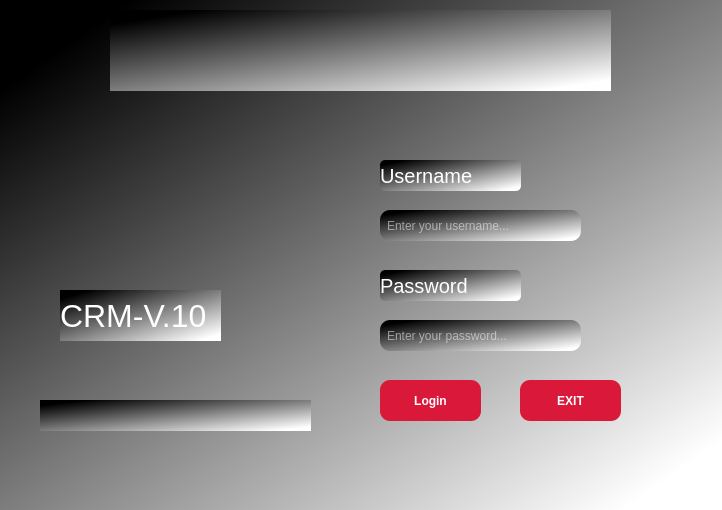
<?xml version="1.0" encoding="UTF-8"?>
<ui version="4.0">
 <class>MainWindow</class>
 <widget class="QMainWindow" name="MainWindow">
  <property name="geometry">
   <rect>
    <x>0</x>
    <y>0</y>
    <width>722</width>
    <height>510</height>
   </rect>
  </property>
  <property name="windowTitle">
   <string>MainWindow</string>
  </property>
  <property name="styleSheet">
   <string notr="true">background-color: qlineargradient(spread:pad, x1:0.089, y1:0.088, x2:0.93, y2:0.933712, stop:0 rgba(0, 0, 0, 255), stop:1 rgba(255, 255, 255, 255));</string>
  </property>
  <widget class="QWidget" name="centralwidget">
   <widget class="QLabel" name="image_label">
    <property name="geometry">
     <rect>
      <x>110</x>
      <y>10</y>
      <width>501</width>
      <height>81</height>
     </rect>
    </property>
    <property name="text">
     <string/>
    </property>
    <property name="pixmap">
     <pixmap>../image/indir.png</pixmap>
    </property>
    <property name="scaledContents">
     <bool>true</bool>
    </property>
   </widget>
   <widget class="QLabel" name="username_label">
    <property name="geometry">
     <rect>
      <x>380</x>
      <y>160</y>
      <width>141</width>
      <height>31</height>
     </rect>
    </property>
    <property name="styleSheet">
     <string notr="true">color:white;
font-size:20px;
border-radius:5px;</string>
    </property>
    <property name="text">
     <string>Username</string>
    </property>
   </widget>
   <widget class="QLineEdit" name="username_input">
    <property name="geometry">
     <rect>
      <x>380</x>
      <y>210</y>
      <width>201</width>
      <height>31</height>
     </rect>
    </property>
    <property name="styleSheet">
     <string notr="true">border-radius:10px;
padding:5px;
color:white</string>
    </property>
    <property name="placeholderText">
     <string>Enter your username...</string>
    </property>
   </widget>
   <widget class="QLabel" name="password_label">
    <property name="geometry">
     <rect>
      <x>380</x>
      <y>270</y>
      <width>141</width>
      <height>31</height>
     </rect>
    </property>
    <property name="styleSheet">
     <string notr="true">color:white;
font-size:20px;
border-radius:5px;</string>
    </property>
    <property name="text">
     <string>Password</string>
    </property>
   </widget>
   <widget class="QLineEdit" name="password_input">
    <property name="geometry">
     <rect>
      <x>380</x>
      <y>320</y>
      <width>201</width>
      <height>31</height>
     </rect>
    </property>
    <property name="styleSheet">
     <string notr="true">border-radius:10px;
padding:5px;
color:white</string>
    </property>
    <property name="placeholderText">
     <string>Enter your password...</string>
    </property>
   </widget>
   <widget class="QPushButton" name="login_button">
    <property name="geometry">
     <rect>
      <x>380</x>
      <y>380</y>
      <width>101</width>
      <height>41</height>
     </rect>
    </property>
    <property name="styleSheet">
     <string notr="true">QPushButton{
background-color: rgb(218, 24, 58);
color:white;
border-radius:10px;
font-weight:bold;
}
hover{
background-color: white;
}

</string>
    </property>
    <property name="text">
     <string>Login</string>
    </property>
   </widget>
   <widget class="QPushButton" name="exit_button">
    <property name="geometry">
     <rect>
      <x>520</x>
      <y>380</y>
      <width>101</width>
      <height>41</height>
     </rect>
    </property>
    <property name="styleSheet">
     <string notr="true">QPushButton{
background-color: rgb(218, 24, 58);
color:white;
border-radius:10px;
font-weight:bold;
}
hover{
background-color: white;
}

</string>
    </property>
    <property name="text">
     <string>EXIT</string>
    </property>
   </widget>
   <widget class="QLabel" name="label_5">
    <property name="geometry">
     <rect>
      <x>60</x>
      <y>290</y>
      <width>161</width>
      <height>51</height>
     </rect>
    </property>
    <property name="styleSheet">
     <string notr="true">color:white;
font-size:32px</string>
    </property>
    <property name="text">
     <string>CRM-V.10</string>
    </property>
   </widget>
   <widget class="QLabel" name="error_mesaj_label">
    <property name="geometry">
     <rect>
      <x>40</x>
      <y>400</y>
      <width>271</width>
      <height>31</height>
     </rect>
    </property>
    <property name="text">
     <string/>
    </property>
   </widget>
  </widget>
 </widget>
 <resources/>
 <connections/>
</ui>
